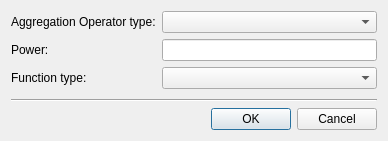
<?xml version="1.0" encoding="UTF-8"?>
<ui version="4.0">
 <class>AggregFilterSettingsDialog</class>
 <widget class="QDialog" name="AggregFilterSettingsDialog">
  <property name="geometry">
   <rect>
    <x>0</x>
    <y>0</y>
    <width>388</width>
    <height>141</height>
   </rect>
  </property>
  <property name="sizePolicy">
   <sizepolicy hsizetype="Preferred" vsizetype="Fixed">
    <horstretch>0</horstretch>
    <verstretch>0</verstretch>
   </sizepolicy>
  </property>
  <property name="focusPolicy">
   <enum>Qt::TabFocus</enum>
  </property>
  <property name="windowTitle">
   <string>Filter Settings</string>
  </property>
  <property name="modal">
   <bool>true</bool>
  </property>
  <layout class="QVBoxLayout" name="verticalLayout">
   <item>
    <layout class="QFormLayout" name="formLayout">
     <item row="0" column="0">
      <widget class="QLabel" name="aggrOpLbl">
       <property name="text">
        <string>Aggregation Operator type:</string>
       </property>
      </widget>
     </item>
     <item row="0" column="1">
      <widget class="QComboBox" name="aggrOpCB">
       <property name="currentIndex">
        <number>-1</number>
       </property>
       <property name="sizeAdjustPolicy">
        <enum>QComboBox::AdjustToContents</enum>
       </property>
      </widget>
     </item>
     <item row="1" column="0">
      <widget class="QLabel" name="powerLbl">
       <property name="text">
        <string>Power:</string>
       </property>
      </widget>
     </item>
     <item row="1" column="1">
      <widget class="QLineEdit" name="powerLE"/>
     </item>
     <item row="2" column="0">
      <widget class="QLabel" name="funcTypeLbl">
       <property name="text">
        <string>Function type:</string>
       </property>
      </widget>
     </item>
     <item row="2" column="1">
      <widget class="QComboBox" name="funcTypeCB">
       <property name="sizeAdjustPolicy">
        <enum>QComboBox::AdjustToContents</enum>
       </property>
      </widget>
     </item>
    </layout>
   </item>
   <item>
    <widget class="Line" name="line">
     <property name="orientation">
      <enum>Qt::Horizontal</enum>
     </property>
    </widget>
   </item>
   <item>
    <layout class="QHBoxLayout" name="horizontalLayout">
     <property name="sizeConstraint">
      <enum>QLayout::SetMinimumSize</enum>
     </property>
     <item>
      <spacer name="horizontalSpacer">
       <property name="orientation">
        <enum>Qt::Horizontal</enum>
       </property>
       <property name="sizeHint" stdset="0">
        <size>
         <width>40</width>
         <height>20</height>
        </size>
       </property>
      </spacer>
     </item>
     <item>
      <widget class="QDialogButtonBox" name="buttonBox">
       <property name="standardButtons">
        <set>QDialogButtonBox::Cancel|QDialogButtonBox::Ok</set>
       </property>
      </widget>
     </item>
    </layout>
   </item>
  </layout>
 </widget>
 <resources/>
 <connections>
  <connection>
   <sender>buttonBox</sender>
   <signal>rejected()</signal>
   <receiver>AggregFilterSettingsDialog</receiver>
   <slot>reject()</slot>
   <hints>
    <hint type="sourcelabel">
     <x>287</x>
     <y>119</y>
    </hint>
    <hint type="destinationlabel">
     <x>193</x>
     <y>70</y>
    </hint>
   </hints>
  </connection>
 </connections>
</ui>
